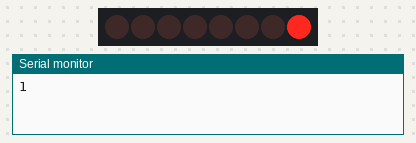
The sketch below on a simulated Arduino Uno, built with avr-gcc and run on an emulated ATmega328P. Shown: 8 shift-register outputs drawn as a row of LEDs (first output left, lit = HIGH), the last lines printed to the serial monitor. Wiring (inferred from the names in the program): shift register (74HC595): data pin 12; shift clock pin 9; latch pin 11. Wiring (inferred from the signals the program sends): row of LEDs: on Q0, Q1, Q2, Q3, Q4, Q5, Q6, Q7.

Above: at 0.5 s.
At 3.5 s:
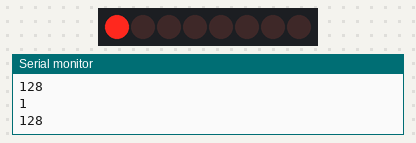
Timing chart, 0 to 4.6 s (numbered marks = the images above):
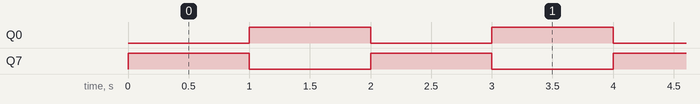

The sketch:

bitMirror.ino
```cpp
const int dataPin = 12;
const int latchPin = 11;
const int clockPin = 9;

int dt = 1000;
byte myByte = 0b00000001;
byte newByte = 0;

void setup() {
  // put your setup code here, to run once:
  Serial.begin(9600);
  pinMode(dataPin, OUTPUT);
  pinMode(latchPin, OUTPUT);
  pinMode(clockPin, OUTPUT);


}

void loop() {
  // put your main code here, to run repeatedly:

  digitalWrite(latchPin, LOW);
  shiftOut(dataPin, clockPin, LSBFIRST, myByte);
  digitalWrite(latchPin, HIGH);
  Serial.println(myByte, DEC);

  delay(dt);

  if(myByte & 128) newByte += 1;
  if(myByte & 64) newByte += 2;
  if(myByte & 32) newByte += 4;
  if(myByte & 16) newByte += 8;
  if(myByte & 8) newByte += 16;
  if(myByte & 4) newByte += 32;
  if(myByte & 2) newByte += 64;
  if(myByte & 1) newByte += 128;

  myByte = newByte;
  newByte = 0;


}
```

Measured:
- by itself, Q0, Q7: alternates HIGH for 1.0 s and LOW for 1.0 s
